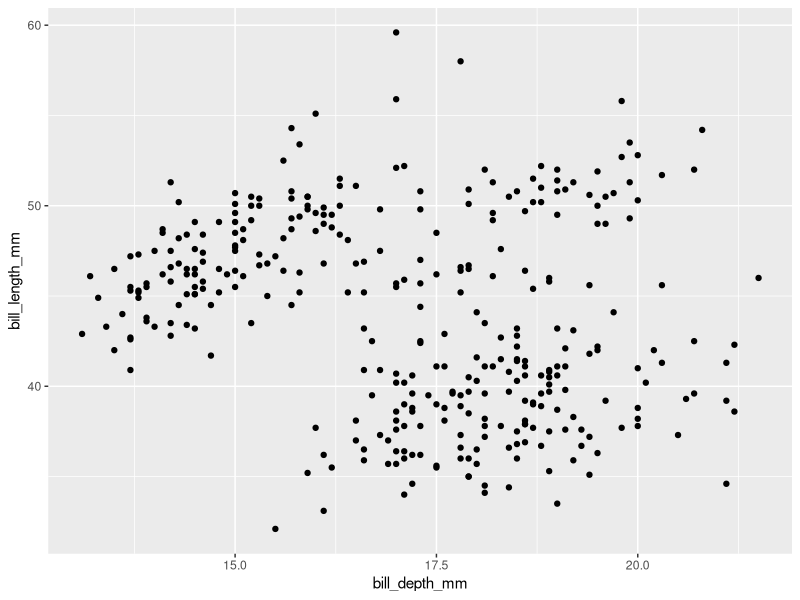
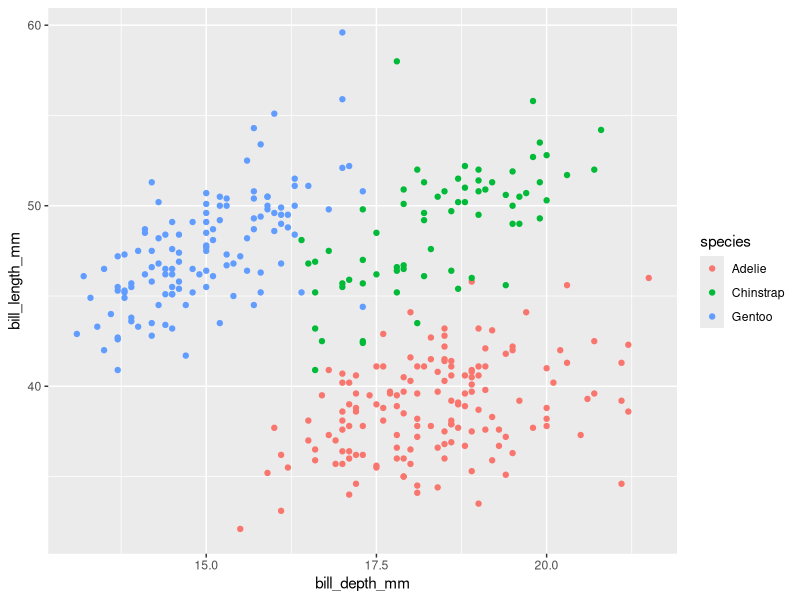
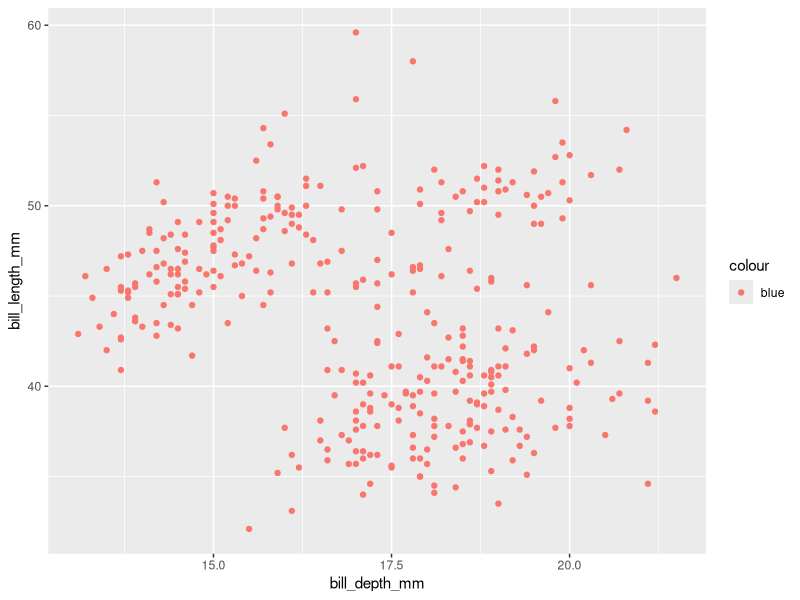
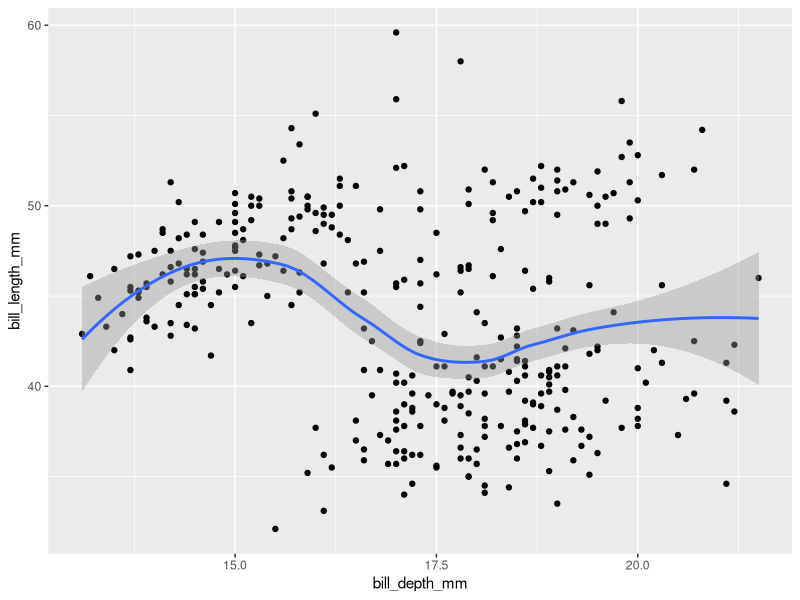
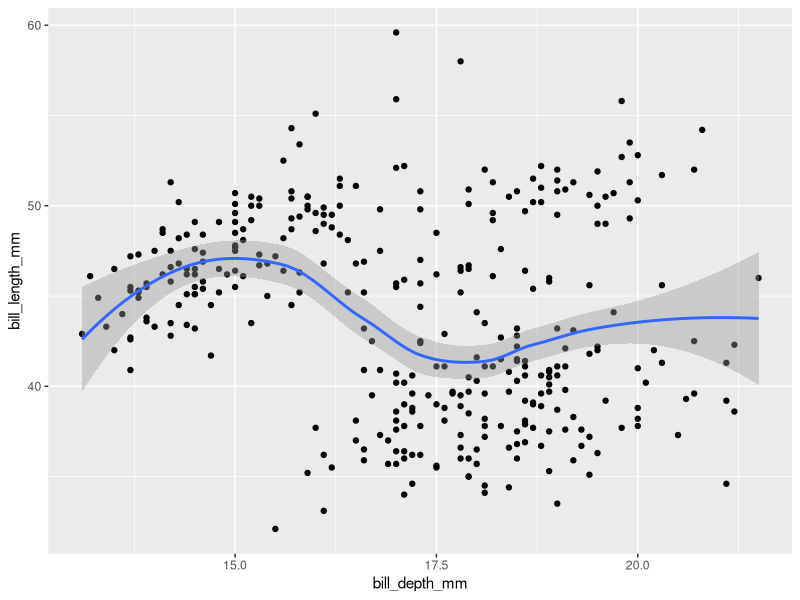
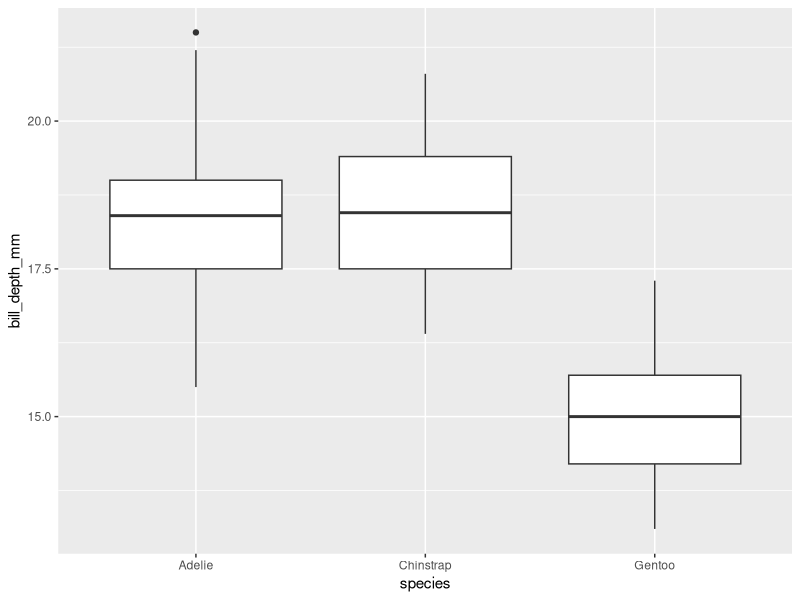
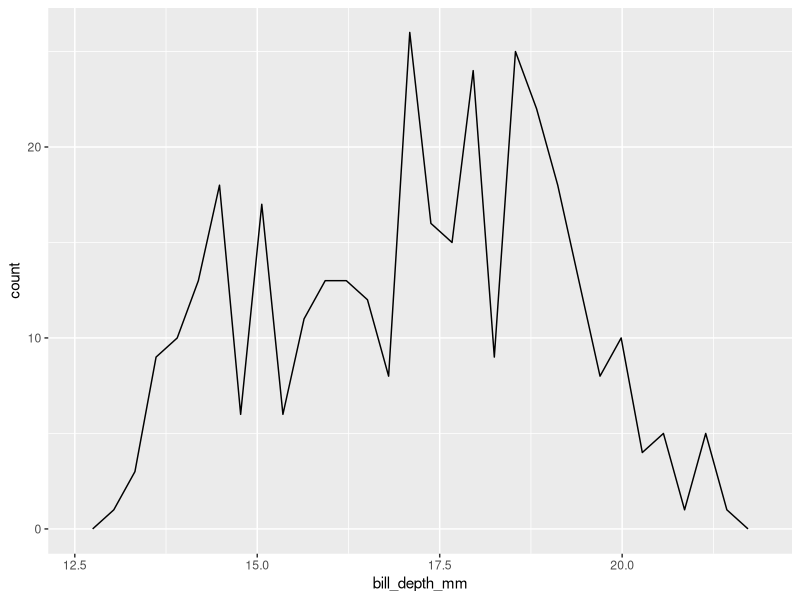
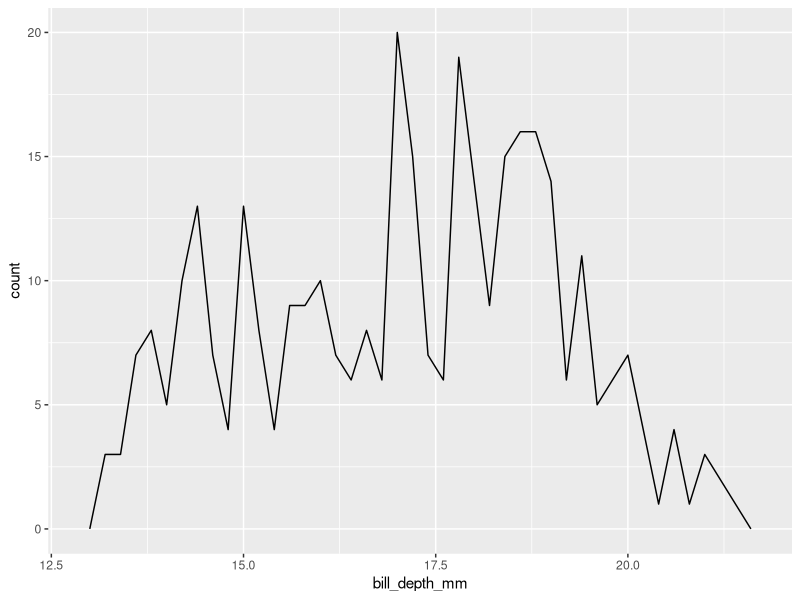

These figures' R source, in order:
## ---- chunk 1
options(width = 71, pillar.print_max = 8)
knitr::opts_chunk$set(comment = "#>", collapse = TRUE, echo = TRUE)
## ---- chunk 2
library(tidyverse)
library(palmerpenguins)

penguins
cli:::ruler()
## ---- chunk 3
ggplot(data = penguins) + 
  geom_point(
    mapping = aes(x = bill_depth_mm, y = bill_length_mm)
  )
## ---- chunk 4
ggplot(data = penguins) + 
  geom_point(
    mapping = aes(
      x = bill_depth_mm, 
      y = bill_length_mm,
      colour = species)
  )
## ---- chunk 5
ggplot(data = penguins) + 
  geom_point(
    mapping = aes(
      x = bill_depth_mm, 
      y = bill_length_mm,
      colour = "blue")
  )
## ---- chunk 6
ggplot(data = penguins) + 
  geom_point(mapping = aes(x = bill_depth_mm, y = bill_length_mm)) +
  geom_smooth(mapping = aes(x = bill_depth_mm, y = bill_length_mm))
## ---- chunk 7
ggplot(penguins, mapping = aes(bill_depth_mm, bill_length_mm)) + 
  geom_point() +
  geom_smooth()
## ---- chunk 8
ggplot(penguins) + 
  geom_boxplot(aes(species, bill_depth_mm))
## ---- chunk 9
ggplot(penguins) + 
  geom_freqpoly(aes(bill_depth_mm))
## ---- chunk 10
ggplot(penguins) + 
  geom_freqpoly(aes(bill_depth_mm), binwidth = .2)
## ---- chunk 11
ggplot(penguins) + 
  geom_freqpoly(aes(bill_depth_mm, colour = species), binwidth = 1)
## ---- chunk 12
ggplot(penguins) + 
  geom_freqpoly(aes(bill_depth_mm, after_stat(density), colour = species), binwidth = 1)
## ---- chunk 13
ggplot(penguins, aes())
